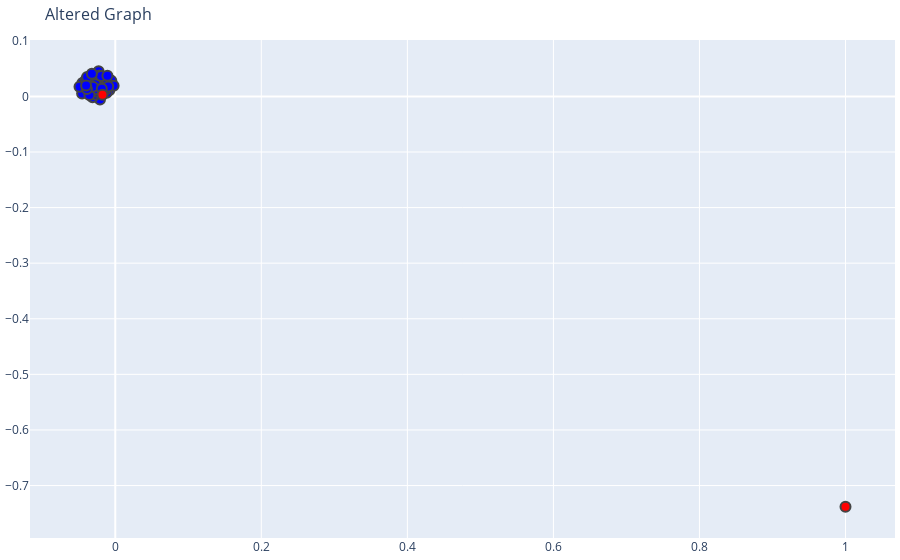
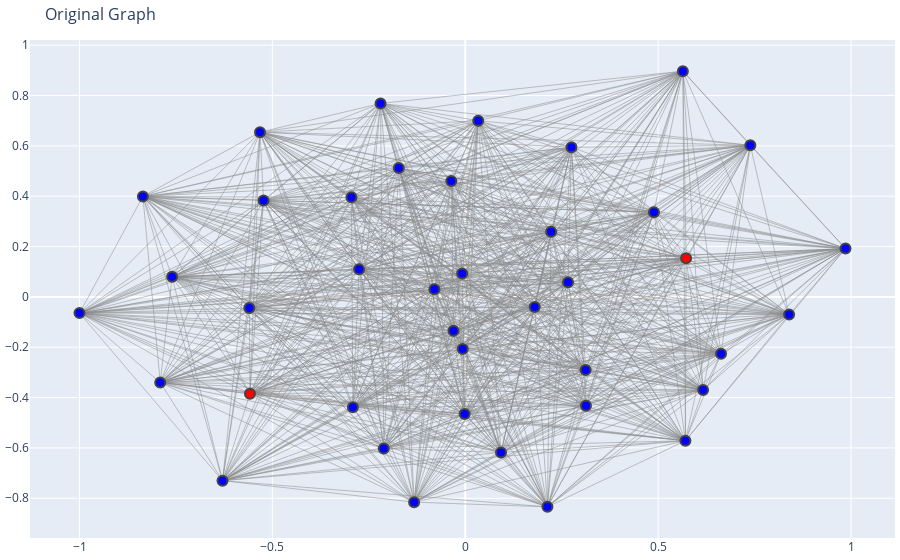

Notebook code for these charts, in order:
### Markdown cell above
### Visualization 4 - Visualize the disconnected graph
Due to the nature of the graph, the solutions we get here alwaus single out a particular node to create two separate graphs.

### Code cell
viz.viz4(G1, 40, heroes.index[20], heroes.index[21])

### Figure 1 — Plotly figure (JSON) as saved in the notebook; plotly's stock layout.template omitted (floating-point values rounded to 4 significant figures; data arrays with more than 128 entries replaced by an {"elided": "..."} marker saying what was removed)
{"data": [{"hoverinfo": "none", "line": {"color": "#888", "width": 0.5}, "mode": "lines", "type": "scatter", "x": {"elided": "2199 float values"}, "y": {"elided": "2199 float values"}}, {"hoverinfo": "text", "marker": {"color": ["blue", "red", "blue", "blue", "blue", "blue", "blue", "blue", "blue", "blue", "blue", "blue", "blue", "blue", "blue", "blue", "blue", "blue", "blue", "blue", "blue", "blue", "blue", "blue", "blue", "blue", "blue", "blue", "blue", "blue", "blue", "blue", "blue", "blue", "blue", "blue", "blue", "blue", "red", "blue"], "line": {"width": 2}, "size": 10}, "mode": "markers", "text": ["Scarlet Witch", "Sub-Mariner", "Iceman", "Shadowcat", "Fury, Col. Nicholas", "Mr. Fantastic", "Wonder Man", "Hawk", "Vision", "Spider-Man", "Angel", "Cyclops", "Professor X", "Colossus Ii", "Daredevil", "Watson-Parker, Mary", "Hercules [Greek God]", "Iron Man", "Parker, May", "Hulk", "Human Torch", "Jarvis, Edwin", "Robertson, Joe", "Black Widow", "Jameson, J. Jonah", "Captain America", "Nightcrawler", "Wolverine", "Invisible Woman", "Quicksilver", "She-Hulk", "Thing", "Jones, Richard Milho", "Thor", "Storm", "Dr. Strange", "Marvel Girl", "Wasp", "Ant-Man", "Beast"], "type": "scatter", "x": [-0.005415, 1, -0.008211, -0.03294, -0.03025, -0.02092, -0.01519, -0.01076, -0.00228, -0.04503, -0.02469, -0.01181, -0.01423, -0.03494, -0.0329, -0.02275, -0.03808, -0.03114, -0.02287, -0.04027, -0.04543, -0.02759, -0.02396, -0.02245, -0.02699, -0.02281, -0.02444, -0.009625, -0.03541, -0.03857, -0.02144, -0.04898, -0.03063, -0.01942, -0.01848, -0.03884, -0.03991, -0.03205, -0.01753, -0.01075], "y": [0.02833, -0.7383, 0.01121, 0.01471, 0.01076, -0.005635, 0.02866, 0.0234, 0.01926, 0.02402, 0.03086, 0.006351, 0.01058, 0.02232, 0.03081, 0.0179, 0.008042, -0.001728, 0.02156, 0.02988, 0.005258, 0.003577, 0.02036, 0.007084, 0.02175, 0.04537, 0.01286, 0.01758, 0.002351, 0.03472, 0.03766, 0.01715, 0.01733, 0.03667, 0.01377, 0.01322, 0.01961, 0.04065, 0.002999, 0.03709]}], "layout": {"hovermode": "closest", "margin": {"b": 20, "l": 5, "r": 5, "t": 40}, "showlegend": false, "title": {"font": {"size": 16}, "text": "Altered Graph"}}}

### Figure 2 — Plotly figure (JSON) as saved in the notebook; plotly's stock layout.template omitted (floating-point values rounded to 4 significant figures; data arrays with more than 128 entries replaced by an {"elided": "..."} marker saying what was removed)
{"data": [{"hoverinfo": "none", "line": {"color": "#888", "width": 0.5}, "mode": "lines", "type": "scatter", "x": {"elided": "2316 float values"}, "y": {"elided": "2316 float values"}}, {"hoverinfo": "text", "marker": {"color": ["blue", "red", "blue", "blue", "blue", "blue", "blue", "blue", "blue", "blue", "blue", "blue", "blue", "blue", "blue", "blue", "blue", "blue", "blue", "blue", "blue", "blue", "blue", "blue", "blue", "blue", "blue", "blue", "blue", "blue", "blue", "blue", "blue", "blue", "blue", "blue", "blue", "blue", "red", "blue"], "line": {"width": 2}, "size": 10}, "mode": "markers", "text": ["Scarlet Witch", "Sub-Mariner", "Iceman", "Shadowcat", "Fury, Col. Nicholas", "Mr. Fantastic", "Wonder Man", "Hawk", "Vision", "Spider-Man", "Angel", "Cyclops", "Professor X", "Colossus Ii", "Daredevil", "Watson-Parker, Mary", "Hercules [Greek God]", "Iron Man", "Parker, May", "Hulk", "Human Torch", "Jarvis, Edwin", "Robertson, Joe", "Black Widow", "Jameson, J. Jonah", "Captain America", "Nightcrawler", "Wolverine", "Invisible Woman", "Quicksilver", "She-Hulk", "Thing", "Jones, Richard Milho", "Thor", "Storm", "Dr. Strange", "Marvel Girl", "Wasp", "Ant-Man", "Beast"], "type": "scatter", "x": [-0.1326, 0.5725, 0.03364, -0.007998, 0.3129, -1, -0.2112, -0.7598, 0.213, -0.5598, 0.2225, 0.4891, -0.001565, 0.312, -0.2951, -0.006654, 0.6166, -0.5321, -0.07998, 0.5707, 0.739, 0.2753, -0.03048, 0.09266, 0.1801, 0.5641, 0.2665, -0.03621, 0.9857, -0.2196, -0.7907, -0.8357, -0.2753, 0.8395, -0.2914, -0.5229, -0.1723, -0.6293, -0.5581, 0.6631], "y": [-0.8155, 0.154, 0.6997, 0.09287, -0.4328, -0.06439, -0.6027, 0.0797, -0.8341, -0.04427, 0.2585, 0.3365, -0.4651, -0.2906, 0.3957, -0.2069, -0.3698, 0.6544, 0.03016, -0.5714, 0.6023, 0.5946, -0.1344, -0.6179, -0.04041, 0.8969, 0.05785, 0.4604, 0.192, 0.7686, -0.3398, 0.3992, 0.11, -0.06969, -0.4381, 0.3832, 0.5121, -0.7302, -0.3844, -0.2261]}], "layout": {"hovermode": "closest", "margin": {"b": 20, "l": 5, "r": 5, "t": 40}, "showlegend": false, "title": {"font": {"size": 16}, "text": "Original Graph"}}}
